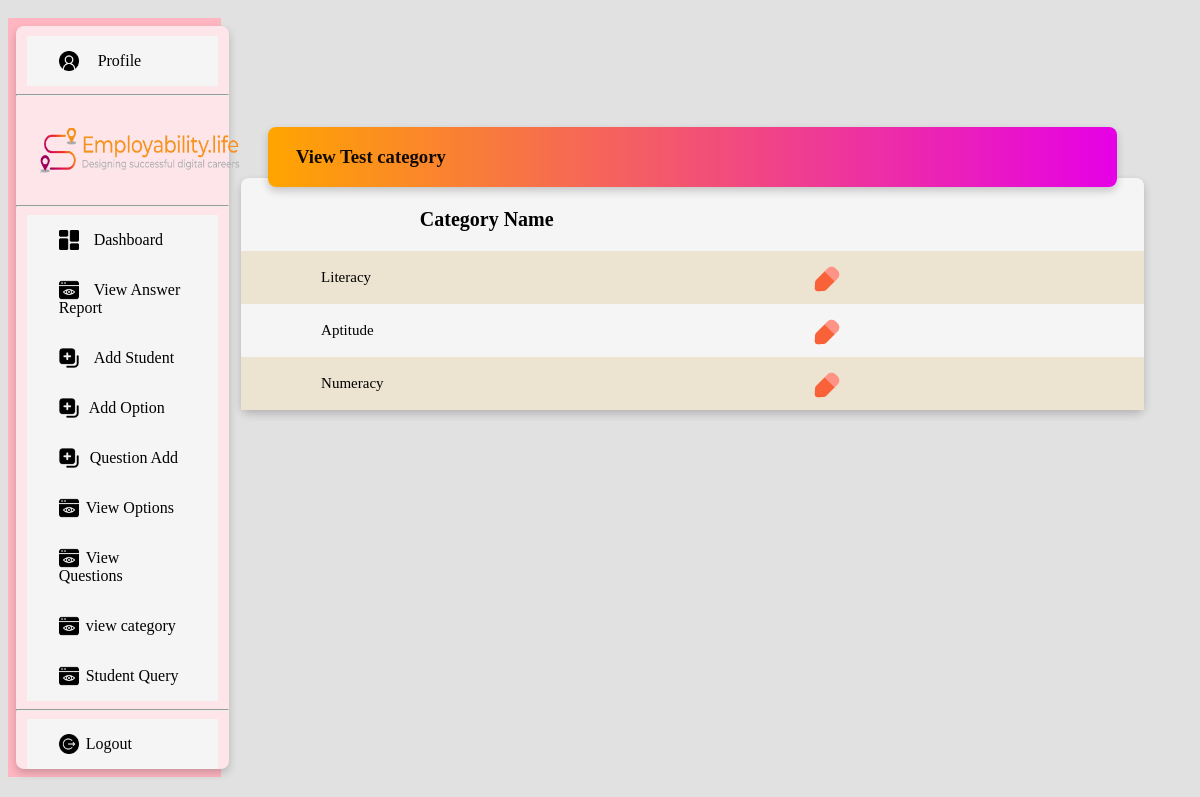
The page /viewcategory/ on the database as committed earlier.
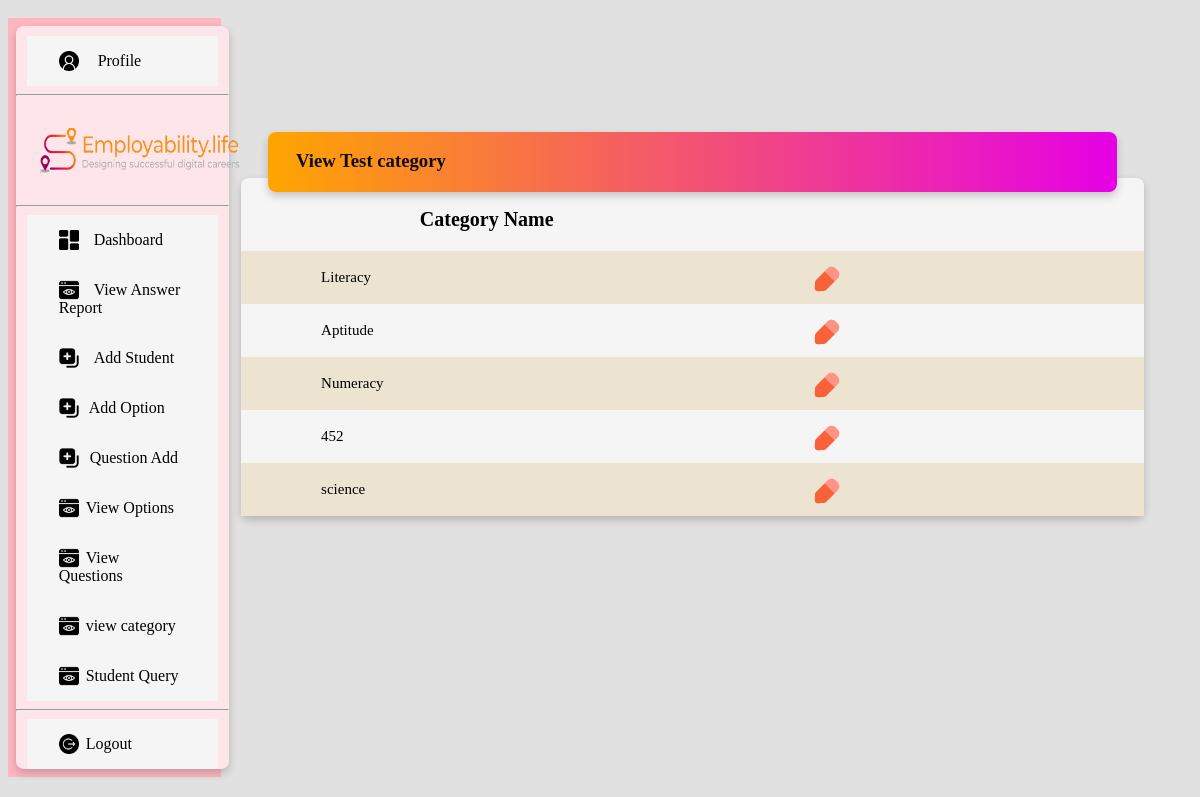
The same page on the database as committed later.
### quiz/models.py (models this page shows)
class Testcategory(models.Model):
    name=models.CharField(max_length=280,default="",blank=True,null=True)
    def __str__(self):
        return self.name

### quiz/views.py (the view)
# urls.py: path('viewcategory/',view_category,name='viewcategory'),
def view_category(request):
    obj=Testcategory.objects.all()
    return render(request,'view_category.html',{'obj':obj})

### quiz/templates/view_category.html (shortened to what this page needs)
{% extends 'admin_base.html' %}
{% load static %}
{% block content %}
            <div class="viewtabledrd">
                <div class="card table viewtbl">
                    <div class="card viewtest">
                        <h3 class="tableheading" style="font-weight: bold;">&nbsp &nbsp &nbsp View Test category</h3>
                    </div>
                    <table>
                        <tr>
                            <th>Category Name</th>
                        </tr>
                        {% for i in obj %}
                        <tr>
                            <td>{{i}}</td>
                            <td>
                                <a href="{% url 'editcategory' i.id %}"><img src="{% static 'icon/edit.png' %}" height="30px" width="30px"></a>
                            </td>
                        </tr>
                        {% endfor %}
                    </table>
{% endblock %}

Rows that differ between the two databases and show on the page:
added Testcategory: name "452"
added Testcategory: name "science"
